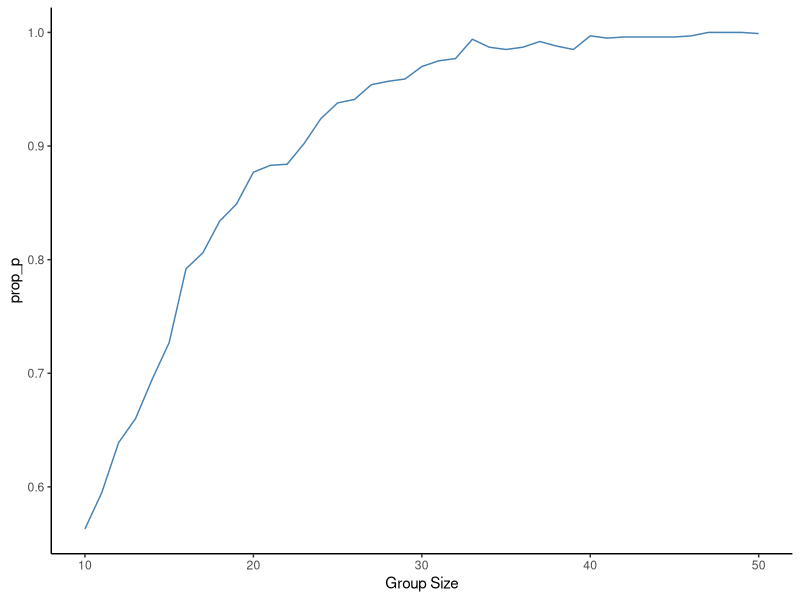
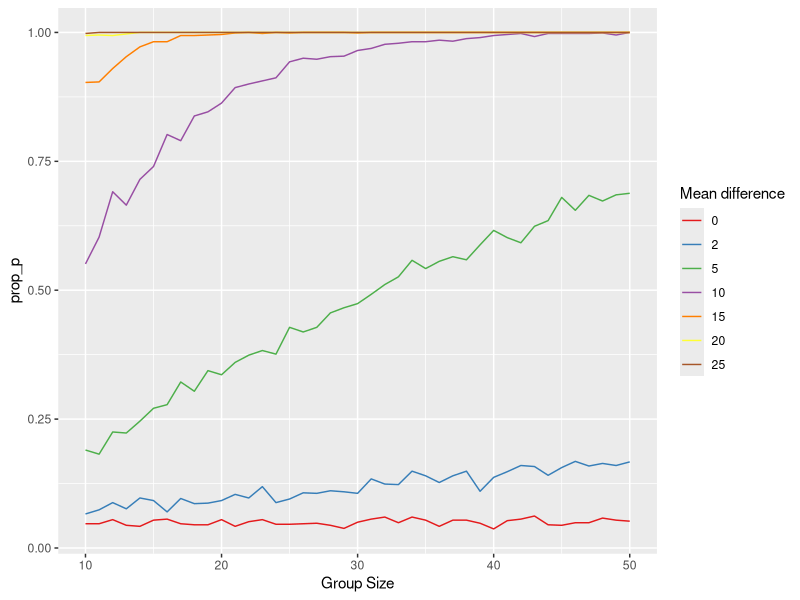

Write the R code that produced these figures, in order.
## ---- chunk 1
library(tidyverse)
library(RColorBrewer)
## ---- chunk 2
set.seed(121)
group_A <- rnorm(10, 40, 10)
group_B <- rnorm(10, 50, 10)
t.test(group_A, group_B, var.equal = TRUE)
## ---- chunk 3
p_values <- length(1000)

for(i in 1:1000) {
  group_A <- rnorm(10, 40, 10)
  group_B <- rnorm(10, 50, 10)
  t_results <- t.test(group_A, group_B, var.equal = TRUE)
  p_values[i] <- t_results$p.value
}

prop_p <- length(p_values[p_values < 0.05])/1000
print(prop_p)
## ---- chunk 4
p_values <- length(1000)

for(i in 1:1000) {
  group_A <- rnorm(25, 40, 10)
  group_B <- rnorm(25, 50, 10)
  t_results <- t.test(group_A, group_B, var.equal = TRUE)
  p_values[i] <- t_results$p.value
}

prop_p <- length(p_values[p_values < 0.05])/1000
print(prop_p)
## ---- chunk 5
prop_p <- length(41)
for(j in 10:50) {
  
  p_values <- length(1000)

  for(i in 1:1000) {
    group_A <- rnorm(j, 40, 10)
    group_B <- rnorm(j, 50, 10)
    t_results <- t.test(group_A, group_B, var.equal = TRUE)
    p_values[i] <- t_results$p.value
  }

  prop_p[j - 9] <- length(p_values[p_values < 0.05])/1000
}

ggplot(data = data.frame(prop_p), aes(x = 10:50, y = prop_p)) +
  geom_line(colour = "steelblue") +
  theme_classic() +
  xlab("Group Size")
## ---- chunk 6
results.df <- data.frame(mean_diff = integer(287), 
                         group_size = integer(287), 
                         prop_p = double(287))
prop_p <- length(41)
mean_diffs <- c(0, 2, 5, 10, 15, 20, 25)

for(k in 1:7) {
  
  md <- mean_diffs[k]
  
  for(j in 10:50) {
    
    p_values <- length(1000)
    
    for(i in 1:1000) {
      group_A <- rnorm(j, 40, 10)
      group_B <- rnorm(j, 40 + md, 10)
      t_results <- t.test(group_A, group_B, var.equal = TRUE)
      p_values[i] <- t_results$p.value
    }
    
    prop_p[j - 9] <- length(p_values[p_values < 0.05])/1000
  }
  
  results.df$prop_p[(((k - 1) * 41) + 1):(k * 41)] <- prop_p
  results.df$mean_diff[(((k - 1) * 41) + 1):(k * 41)] <- array(rep(mean_diffs[k], 41))
  results.df$group_size[(((k - 1) * 41) + 1):(k * 41)] <- array(10:50)
}
## ---- chunk 7
ggplot(data = results.df) +
  geom_line(aes(x = group_size, 
                y = prop_p, 
                group = as.factor(mean_diff), 
                colour = as.factor(mean_diff))) +
  labs(colour = "Mean difference") +
  xlab("Group Size") +
  scale_colour_manual(values = brewer.pal(7, "Set1"))
## ---- chunk 8
set.seed(150)
groups <- rep(c("A", "B", "C"), each = 10)
WPM <- c(rnorm(10, 40, 10),
         rnorm(10, 50, 10),
         rnorm(10, 55, 10))

results.df <- data.frame(groups, WPM)

(aov_results <- summary(aov(formula = WPM ~ groups, data = results.df)))
## ---- chunk 9
# Group size 10

p_values <- length(1000)

for(i in 1:1000) {
  groups <- rep(c("A", "B", "C"), each = 10)
  WPM <- c(rnorm(10, 40, 10),
           rnorm(10, 50, 10),
           rnorm(10, 55, 10))
  results.df <- data.frame(groups, WPM)
  
  aov_results <- summary(aov(formula = WPM ~ groups, data = results.df))
  p_values[i] <- aov_results[[1]]$'Pr(>F)'[1]
}

prop_p <- length(p_values[p_values < 0.05])/1000
print(prop_p)
## ---- chunk 10
# Group size 20 & B mean 45, C mean 50

p_values <- length(1000)

for(i in 1:1000) {
  groups <- rep(c("A", "B", "C"), each = 20)
  WPM <- c(rnorm(20, 40, 10),
           rnorm(20, 45, 10),
           rnorm(20, 50, 10))
  results.df <- data.frame(groups, WPM)
  
  aov_results <- summary(aov(formula = WPM ~ groups, data = results.df))
  p_values[i] <- aov_results[[1]]$'Pr(>F)'[1]
}

prop_p <- length(p_values[p_values < 0.05])/1000
print(prop_p)
